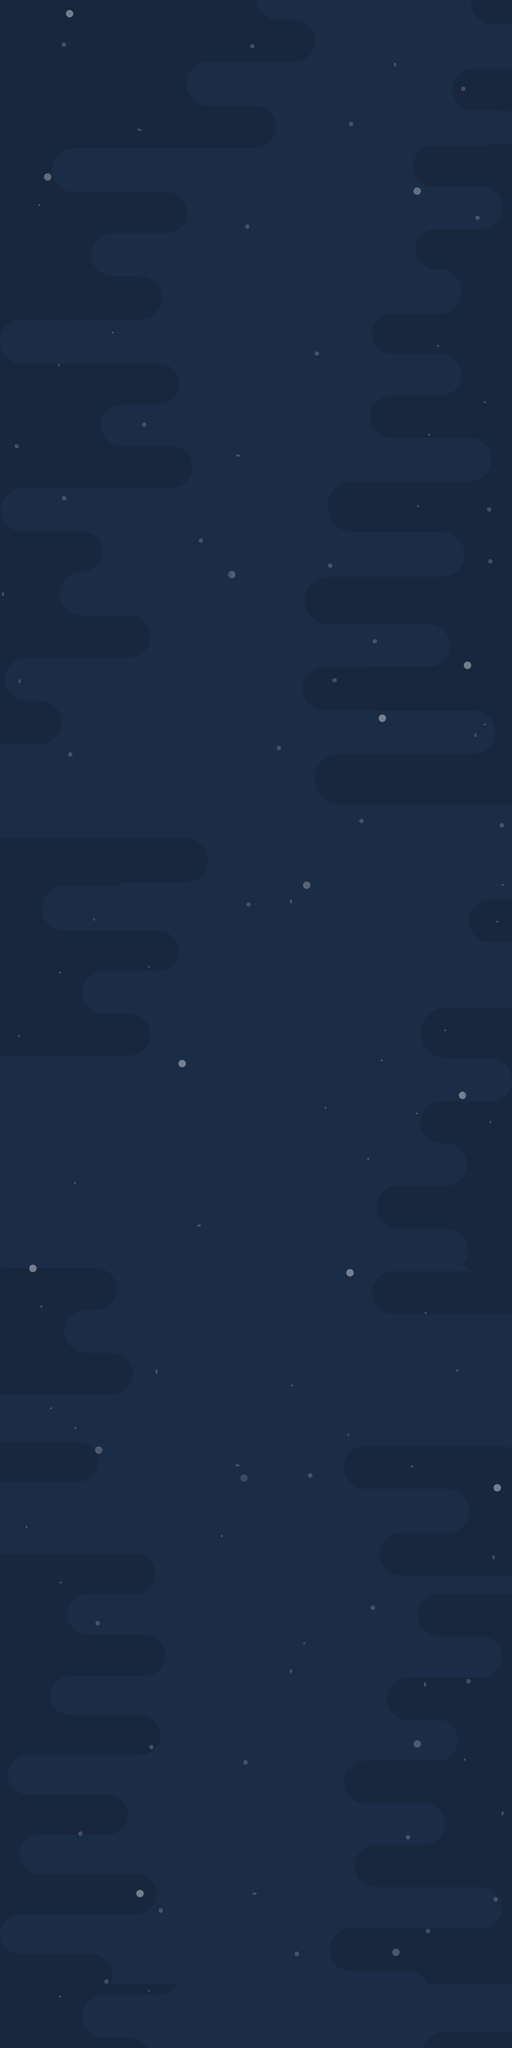

This is a level from a 2D game, rendered from its Tiled map with the project's own tilesets. A one-line summary and the map file follow, with tile-layer data summarised:
An orthogonal 16x64 tile map with 40x40 px tiles, 1 tile layer (scene) and 30 objects (3x pic_star_1, level1, level2, level3, level4, ...).

<map version="1.0" orientation="orthogonal" renderorder="right-down" width="16" height="64" tilewidth="40" tileheight="40" nextobjectid="34">
 <tileset firstgid="1" name="universe_bg" tilewidth="40" tileheight="40">
  <image source="universe_bg.png" width="2048" height="1024" />
 </tileset>
 <layer name="scene" width="16" height="64">
  <data>[1024 cells, 1024 non-empty, 992 distinct tile ids]</data>
 </layer>
 <objectgroup name="layer_level">
  <object name="level1" x="231" y="2365">
   <properties>
    <property name="show" value="1" />
   </properties>
  </object>
  <object name="level2" x="175" y="2243">
   <properties>
    <property name="show" value="1" />
   </properties>
  </object>
  <object name="level3" x="169" y="2120">
   <properties>
    <property name="show" value="1" />
   </properties>
  </object>
  <object name="level4" x="217" y="1998">
   <properties>
    <property name="show" value="1" />
   </properties>
  </object>
  <object name="level5" x="281" y="1876">
   <properties>
    <property name="show" value="1" />
   </properties>
  </object>
  <object name="level6" x="324" y="1753">
   <properties>
    <property name="show" value="1" />
   </properties>
  </object>
  <object name="level7" x="321" y="1631">
   <properties>
    <property name="show" value="1" />
   </properties>
  </object>
  <object name="level8" x="267" y="1509">
   <properties>
    <property name="show" value="1" />
   </properties>
  </object>
  <object name="level9" x="203" y="1386">
   <properties>
    <property name="show" value="1" />
   </properties>
  </object>
  <object name="level10" x="135" y="1264">
   <properties>
    <property name="show" value="1" />
   </properties>
  </object>
  <object name="level11" x="94" y="1142">
   <properties>
    <property name="show" value="1" />
   </properties>
  </object>
  <object name="level12" x="70" y="1020">
   <properties>
    <property name="show" value="1" />
   </properties>
  </object>
  <object name="level13" x="79" y="897">
   <properties>
    <property name="show" value="1" />
   </properties>
  </object>
  <object name="level14" x="115" y="775">
   <properties>
    <property name="show" value="1" />
   </properties>
  </object>
  <object name="level15" x="172" y="653">
   <properties>
    <property name="show" value="1" />
   </properties>
  </object>
  <object name="level16" x="230" y="530">
   <properties>
    <property name="show" value="1" />
   </properties>
  </object>
  <object name="level17" x="281" y="408">
   <properties>
    <property name="show" value="1" />
   </properties>
  </object>
  <object name="level18" x="320" y="286">
   <properties>
    <property name="show" value="1" />
   </properties>
  </object>
  <object name="level19" x="323" y="163">
   <properties>
    <property name="show" value="1" />
   </properties>
  </object>
  <object name="level20" x="300" y="41">
   <properties>
    <property name="show" value="1" />
   </properties>
  </object>
 </objectgroup>
 <objectgroup name="layer_element">
  <object id="23" name="pic_star_1" x="414" y="3" width="217" height="242" />
  <object id="24" name="pic_comet" x="55" y="159" width="275" height="295" />
  <object id="25" name="pic_ufo" x="511" y="517" width="161" height="102" />
  <object id="26" name="pic_bigstar_4" x="-64" y="1446" width="198" height="102" />
  <object id="27" name="pic_bigstar_1" x="409" y="873" width="139" height="139" />
  <object id="28" name="pic_bigstar_2" x="468" y="1539" width="61" height="60" />
  <object id="29" name="pic_rocket" x="102" y="1690" width="126" height="227" />
  <object id="31" name="pic_star_1" x="508" y="1636" width="217" height="242" />
  <object id="32" name="pic_bigstar_3" x="409" y="2198" width="141" height="141" />
  <object id="33" name="pic_star_1" x="-8" y="2262" width="217" height="242" />
 </objectgroup>
</map>
